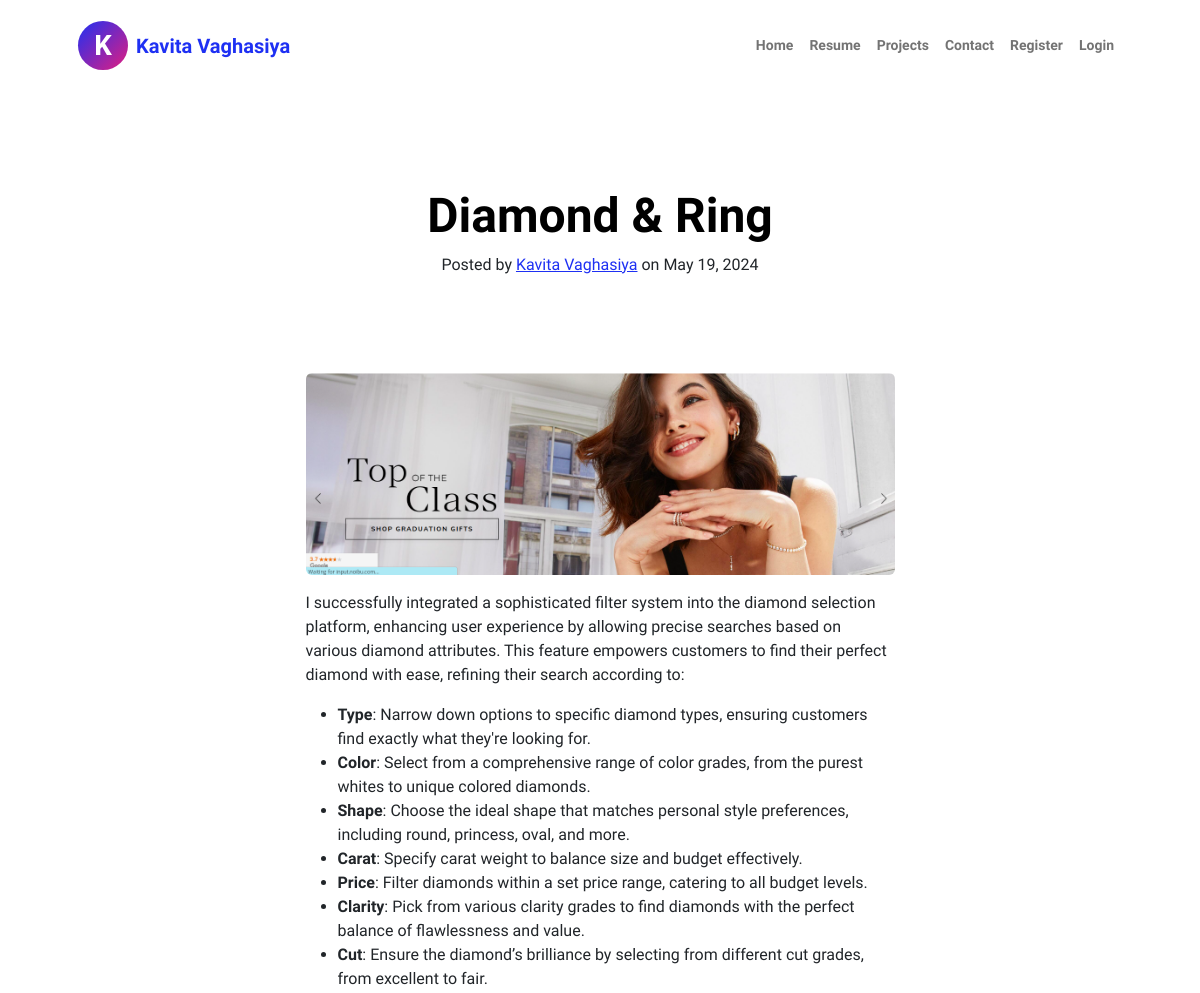
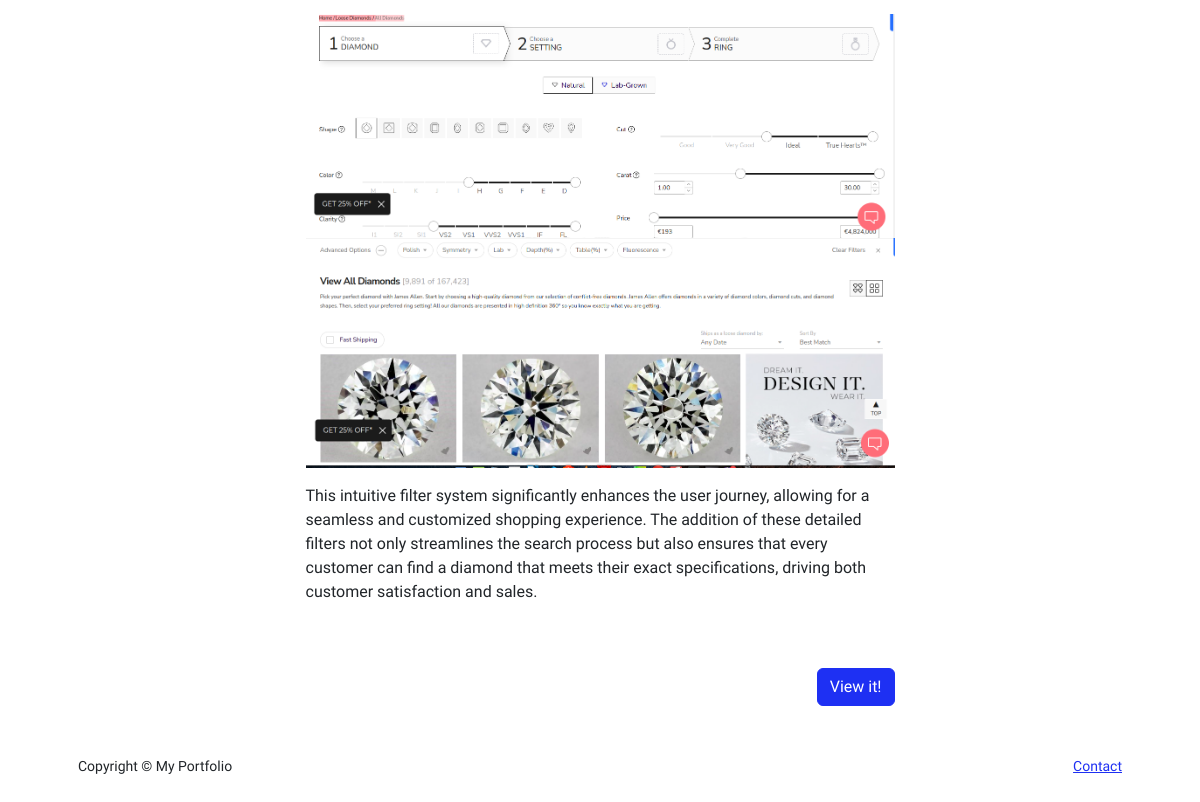
The page /project/11 on the database its author committed (2 pictures, top to bottom).
### main.py (models this page shows)
class PortfolioProjects(db.Model):
    __tablename__ = "projects"
    id: Mapped[int] = mapped_column(Integer, primary_key=True)
    author_id: Mapped[int] = mapped_column(Integer, db.ForeignKey("users.id"))
    author = relationship("User", back_populates="projects")
    title: Mapped[str] = mapped_column(String(250), unique=True, nullable=False)
    project_url: Mapped[str] = mapped_column(String(250))
    category: Mapped[str] = mapped_column(String(50))
    date: Mapped[str] = mapped_column(String(250), nullable=False)
    body: Mapped[str] = mapped_column(Text, nullable=False)
    img_url: Mapped[str] = mapped_column(String(250))

class User(UserMixin, db.Model):
    __tablename__ = "users"
    id: Mapped[int] = mapped_column(Integer, primary_key=True)
    email: Mapped[str] = mapped_column(String(100), unique=True)
    password: Mapped[str] = mapped_column(String(100))
    name: Mapped[str] = mapped_column(String(100))
    projects = relationship("PortfolioProjects", back_populates="author")

### main.py (the view)
@app.route("/project/<int:project_id>")
def show_single_project(project_id):
    requested_project = db.get_or_404(PortfolioProjects, project_id)
    return render_template("single-project.html", project=requested_project, current_user=current_user)

### templates/single-project.html (shortened to what this page needs)
{% include "header.html" %}
<div class="px-4 py-5 my-5 text-center">
    <h1 class="display-5 fw-bold text-body-emphasis">{{ project.title }}</h1>
    <div class="col-lg-6 mx-auto">
      <span class="meta">Posted by
            <a href="#">{{ project.author.name }}</a>
            on {{ project.date }}
      </span>
    </div>
  </div>
<article>
  <div class="container px-4 px-lg-5">
    <div class="row gx-4 gx-lg-5 justify-content-center">
      <div class="col-md-10 col-lg-8 col-xl-7">
        <img src="{{project.img_url}}" class="rounded mw-100" alt="...">
          <p>{{ project.body|safe }}</p>
          <div class="d-flex justify-content-end mb-4">
          <a
            class="btn btn-primary float-right"
            href="{{project.project_url}}"
            >View it!</a
          >
        </div>
      </div>
    </div>
  </div>
</article>
{% include "footer.html" %}

### templates/single-project.html (style rules this page uses)
article img { max-width: 100%; }

### rows shown on the page
PortfolioProjects: title "Diamond & Ring", date "May 19, 2024", img_url (picture), body "I successfully integrated a sophisticated filter system into the diamond selection platform, enhancing user experience by allowing precise searches based on various diamond attributes. This feature empowers customers to find their perfect diamond with ease, refining their search according to: Type : Narrow down options to specific diamond types, ensuring customers find exactly what they're looking for. Color : Select from a comprehensive range of color grades, from the purest whites to unique colored diamonds. Shape : Choose the ideal shape that matches personal style preferences, including round, princess, oval, and more. Carat : Specify carat weight to balance size and budget effectively.…", body (picture)
User: author.name "Kavita Vaghasiya"
